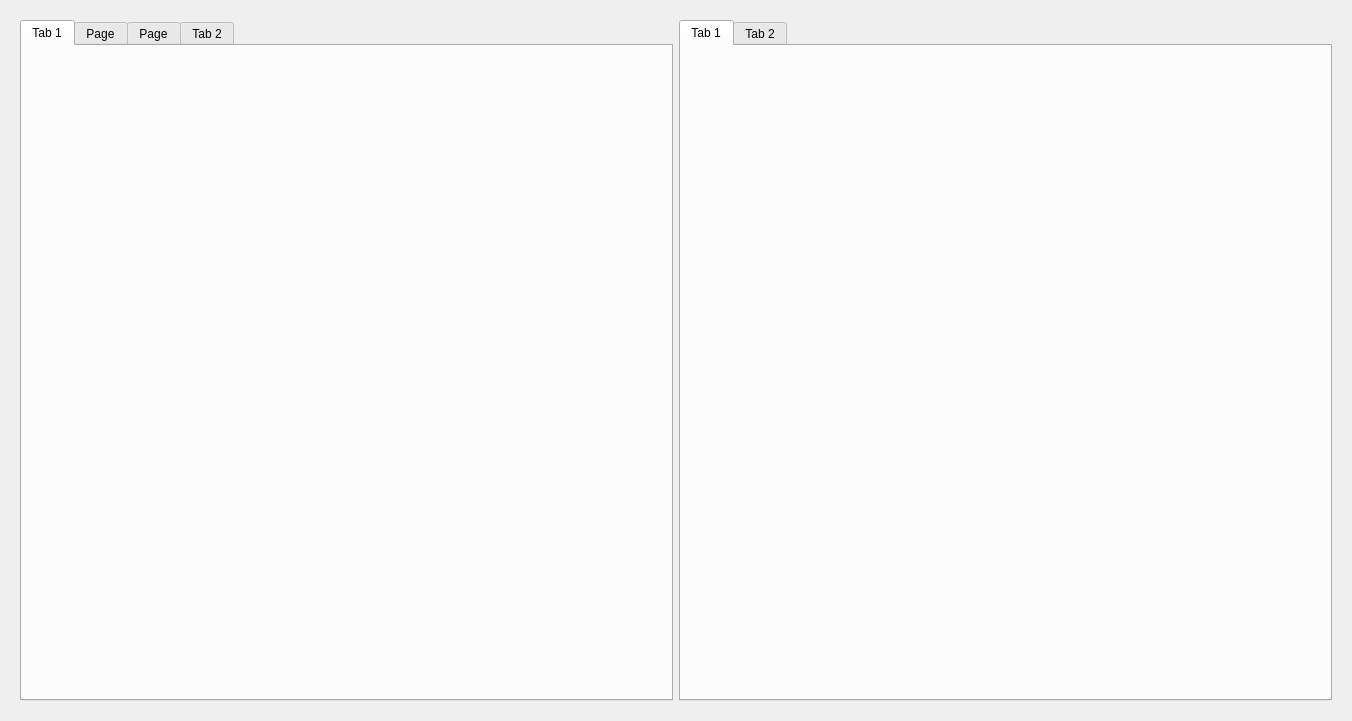
<?xml version="1.0" encoding="UTF-8"?>
<ui version="4.0">
 <class>Form</class>
 <widget class="QWidget" name="Form">
  <property name="geometry">
   <rect>
    <x>0</x>
    <y>0</y>
    <width>1352</width>
    <height>721</height>
   </rect>
  </property>
  <property name="windowTitle">
   <string>Form</string>
  </property>
  <layout class="QVBoxLayout" name="verticalLayout">
   <item>
    <widget class="QStackedWidget" name="stackedWidget">
     <property name="currentIndex">
      <number>1</number>
     </property>
     <widget class="QWidget" name="page">
      <layout class="QHBoxLayout" name="horizontalLayout">
       <item>
        <widget class="QTabWidget" name="tabWidget">
         <widget class="QWidget" name="tab">
          <attribute name="title">
           <string>Tab 1</string>
          </attribute>
         </widget>
         <widget class="QWidget" name="tab_2">
          <attribute name="title">
           <string>Tab 2</string>
          </attribute>
         </widget>
        </widget>
       </item>
      </layout>
     </widget>
     <widget class="QWidget" name="page_2">
      <layout class="QHBoxLayout" name="horizontalLayout_2">
       <item>
        <widget class="QTabWidget" name="tabWidget_2">
         <property name="currentIndex">
          <number>0</number>
         </property>
         <widget class="QWidget" name="tab_3">
          <attribute name="title">
           <string>Tab 1</string>
          </attribute>
         </widget>
         <widget class="QWidget" name="tab_5">
          <attribute name="title">
           <string>Page</string>
          </attribute>
         </widget>
         <widget class="QWidget" name="tab_6">
          <attribute name="title">
           <string>Page</string>
          </attribute>
         </widget>
         <widget class="QWidget" name="tab_4">
          <attribute name="title">
           <string>Tab 2</string>
          </attribute>
         </widget>
        </widget>
       </item>
       <item>
        <widget class="QTabWidget" name="tabWidget_3">
         <widget class="QWidget" name="tab_7">
          <attribute name="title">
           <string>Tab 1</string>
          </attribute>
         </widget>
         <widget class="QWidget" name="tab_8">
          <attribute name="title">
           <string>Tab 2</string>
          </attribute>
         </widget>
        </widget>
       </item>
      </layout>
     </widget>
    </widget>
   </item>
  </layout>
 </widget>
 <resources/>
 <connections/>
</ui>
